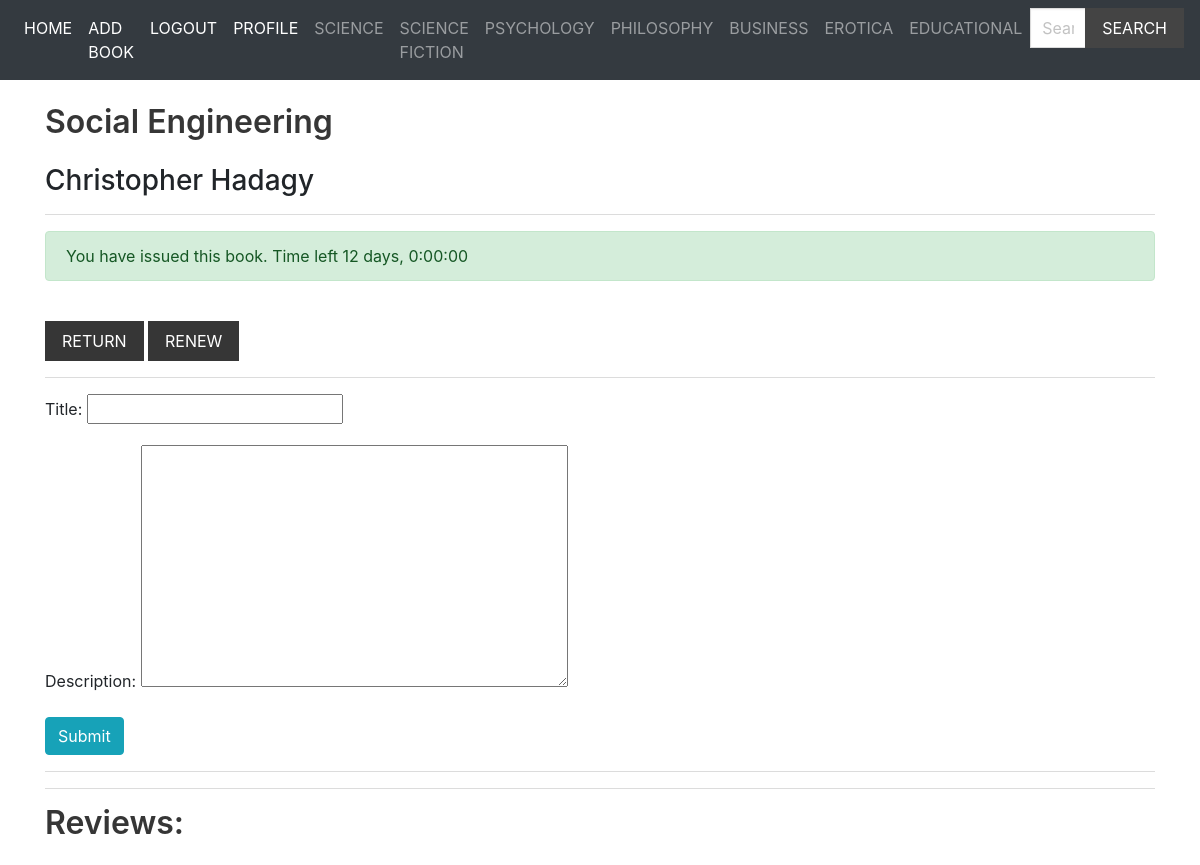
The page /book-details/2/ (signed in) on the database as committed earlier.
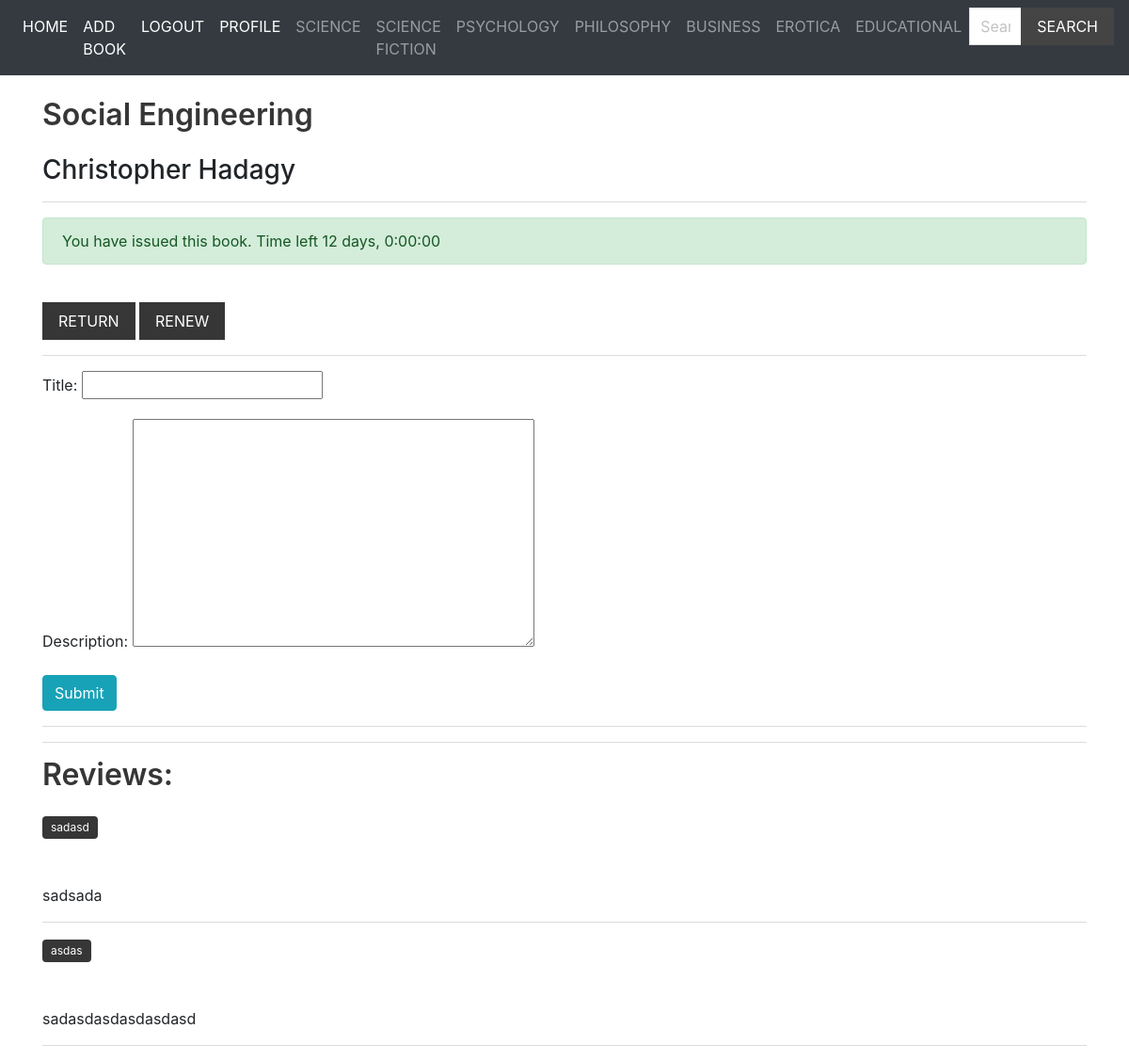
The same page on the database as committed later.
### books/models.py (models this page shows, shortened)
class Genre(models.Model):
    genre = models.CharField(max_length=50)

class Review(models.Model):
    student = models.ForeignKey(User, on_delete=models.CASCADE)
    book = models.ForeignKey(Book, on_delete=models.CASCADE)
    title = models.CharField(max_length=100)
    description = models.TextField(max_length=2000)

### books/views.py (the view, shortened to what this page needs)
# urls.py: path('book-details/<pk>/', views.book_details, name = 'book_details'),
def book_details(request, pk):
    book = Book.objects.get(pk = pk)
    form = forms.ReviewForm()
    reviews = Review.objects.filter(book = book)
    book_issued = False
    is_staff = False
    if request.user.is_staff:
        is_staff = True
    diction = {
        'book': book,
        'form': form,
        'reviews': reviews,
        'book_issued': book_issued,
        'is_staff': is_staff,
    }
    if request.user.is_authenticated:
        try:
            issued_books_student = IssuedBooks.objects.get(student = request.user, book = book) # Gets all the rows of books issued by the student
            if issued_books_student:
                issue_date = issued_books_student.issue_period
                time_left = datetime.timedelta(days = 14) - (datetime.datetime.now().date() - issue_date.date())
                diction.update({'book_issued': True, 'time_left': time_left, 'issue_details': issued_books_student})
        except:
            diction.update({'book_issued': False})
    return render(request, 'books/book_details.html', context = diction)

### books/forms.py
class ReviewForm(forms.ModelForm):
    class Meta:
        model = Review
        fields = ('title', 'description')

### books/context_processors.py (called while the page is built)
def menu_genre(request):
    genres = Genre.objects.all()
    return ({'genres': genres})

### templates/books/book_details.html (shortened to what this page needs)
{% extends 'base.html' %}
{% block content %}
<br>
    <h1 class="title">{{ book.title }}</h1>
    <h3> {{book.author}}</h3>
    <hr>
    {% if book_issued and user.is_authenticated %}
    <div class = "alert alert-success">
        You have issued this book. Time left {{time_left}}
    </div>
    <br>
    <a href = "{% url 'return_book' pk=issue_details.pk %}" class = 'button is-dark is-uppercase'>Return</a>
    <a href = "{% url 'renew_book' pk=book.pk %}" class = 'button is-dark is-uppercase'>Renew</a>
    <hr>
    <form method = 'POST'>
    {{form.as_p}}
    <input type = "submit" name = "submit" value = "Submit" class = "btn btn-info">
    </form>
    {% else %}
    <div class = "control">
             <a href = "{% url 'student_login' %}"><button class = "button is-dark is-uppercase">Login</button></a>
          </div>
    <br>
    {% endif %}
    <hr>
    <hr>
    <h1 class = "title">Reviews:</h1>
    {% for review in reviews %}
    <p class="mb-6"><span class="tag is-dark">{{ review.title }}</span></p>
    <p>{{review.description}}</p>
    <hr>
    {% endfor %}
{% endblock content %}

### templates/base.html (shortened to what this page needs)
{% load static %}
<!DOCTYPE html>
<html lang = "en" dir = "ltr">
    <head>
            <link rel = "stylesheet" href = "https://cdn.jsdelivr.net/npm/bulma@0.9.1/css/bulma.min.css">
            <link rel="stylesheet" href="https://maxcdn.bootstrapcdn.com/bootstrap/4.0.0/css/bootstrap.min.css">
            <link rel = "stylesheet" href = "{% static 'styles/main.css' %}">
    </head>
    <body>
    <nav class="navbar navbar-expand-lg navbar-dark bg-dark">
    <ul class="navbar-nav">
      <li class="nav-item active">
        <a class="nav-link" href="{% url 'index' %}"> Home </a>
      </li>
      <li class="nav-item active">
        <a class="nav-link" href="{% url 'add_book' %}"> Add Book </a>
      </li>
      {% if user.is_authenticated %}
      <li class="nav-item active">
        <a class="nav-link" href="{% url 'student_logout' %}">Logout </a>
      </li>
      <li class="nav-item active">
        <a class="nav-link" href="{% url 'student_profile' %}">Profile </a>
      </li>
      {% endif %}
      {% for genre in genres %}
                      <a href = "{% url 'genre_books' pk=genre.pk %}" class = "nav-link">{{ genre.genre }}</a>
                    {% endfor %}
      <form method="get" action="{% url 'search' %}">
                            <div class="field has-addons">
                                <div class="control">
                                    <input type="text" class="input" placeholder="Search here" name="query">
                                </div>
                                <div class="control">
                                    <button class="button is-dark is-uppercase">Search</button>
                                </div>
                            </div>
                        </form>
    </ul>
</nav>
<div class = "container">
    {% block content %}
    {% endblock content %}
    </body>
</html>

Rows that differ between the two databases and show on the page:
added Review: title "sadasd", description "sadsada"
added Review: title "asdas", description "sadasdasdasdasdasd"
